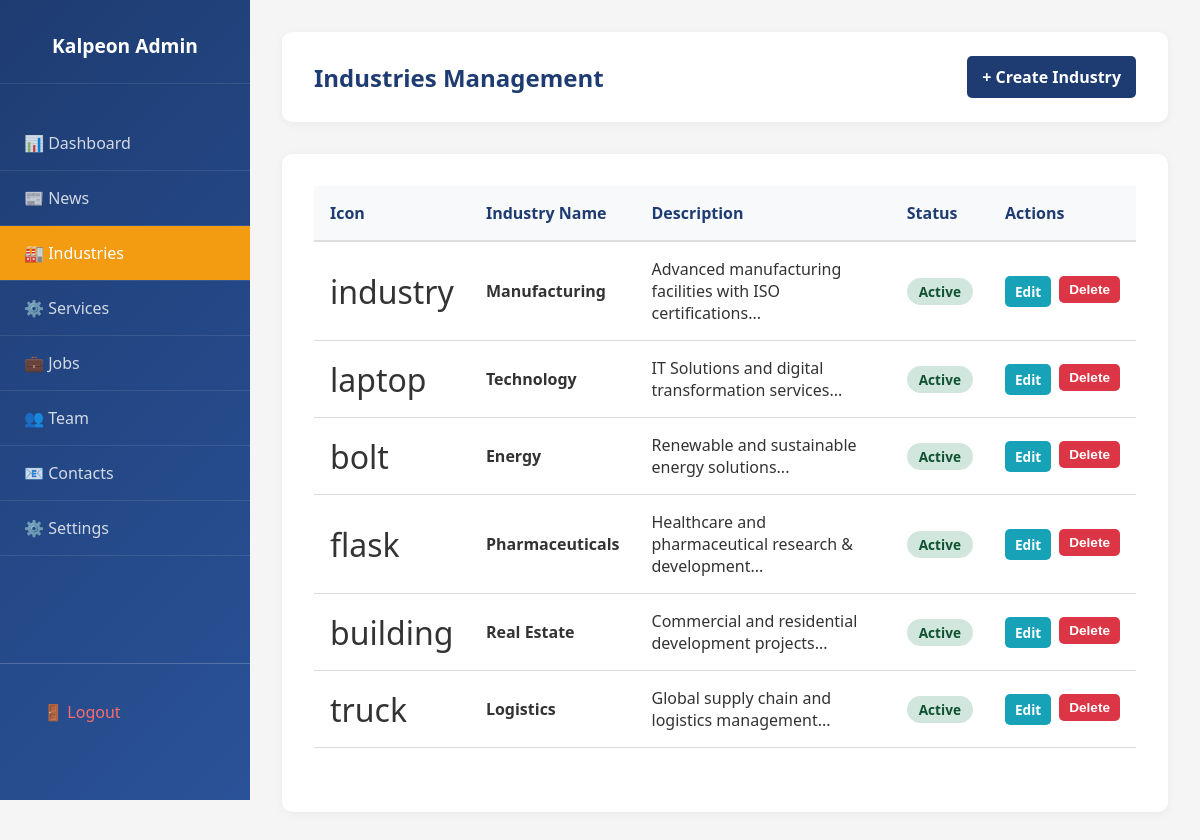
The app's page /admin/industries (signed in) with its own data.
### models.py (models this page shows, shortened)
class Industry(db.Model):
    __tablename__ = 'industry'
    id = db.Column(db.Integer, primary_key=True)
    name = db.Column(db.String(100), nullable=False)
    description = db.Column(db.Text, nullable=False)
    icon = db.Column(db.String(50), default='briefcase')
    image = db.Column(db.String(200), default='industry_default.jpg')
    is_active = db.Column(db.Boolean, default=True)
    created_at = db.Column(db.DateTime, default=datetime.utcnow)
    updated_at = db.Column(db.DateTime, default=datetime.utcnow, onupdate=datetime.utcnow)

### app.py (the view)
@app.route('/admin/industries')
@login_required
def admin_industries_list():
    industries_list = Industry.query.all()
    return render_template('admin/industries_list.html', industries=industries_list)

### app.py (called while the page is built)
@login_manager.user_loader
def load_user(user_id):
    return Admin.query.get(int(user_id))

### templates/admin/industries_list.html (shortened to what this page needs)
<!DOCTYPE html>
<html lang="en">
<head>
    <link rel="stylesheet" href="{{ url_for('static', filename='css/admin-style.css') }}">
</head>
<body>
    <div class="admin-layout">
        <aside class="sidebar">
            <div class="sidebar-header">
                <h2>Kalpeon Admin</h2>
            </div>
            <nav class="sidebar-nav">
                <li><a href="{{ url_for('admin_dashboard') }}">📊 Dashboard</a></li>
                <li><a href="{{ url_for('admin_news_list') }}">📰 News</a></li>
                <li><a href="{{ url_for('admin_industries_list') }}" class="active">🏭 Industries</a></li>
                <li><a href="{{ url_for('admin_services_list') }}">⚙️ Services</a></li>
                <li><a href="{{ url_for('admin_jobs_list') }}">💼 Jobs</a></li>
                <li><a href="{{ url_for('admin_team_list') }}">👥 Team</a></li>
                <li><a href="{{ url_for('admin_contacts_list') }}">📧 Contacts</a></li>
                <li><a href="{{ url_for('admin_settings') }}">⚙️ Settings</a></li>
            </nav>
            <div class="sidebar-footer">
                <a href="{{ url_for('admin_logout') }}" style="color: #ff6b6b;">🚪 Logout</a>
            </div>
        </aside>
        <main class="main-content">
            <div class="topbar">
                <h1>Industries Management</h1>
                <a href="{{ url_for('admin_industry_create') }}" class="btn btn-primary">+ Create Industry</a>
            </div>
            <div class="content-section">
                {% if industries %}
                <table class="data-table">
                    <thead>
                        <tr>
                            <th>Icon</th>
                            <th>Industry Name</th>
                            <th>Description</th>
                            <th>Status</th>
                            <th>Actions</th>
                        </tr>
                    </thead>
                    <tbody>
                        {% for industry in industries %}
                        <tr>
                            <td style="font-size: 2rem;">{{ industry.icon }}</td>
                            <td><strong>{{ industry.name }}</strong></td>
                            <td>{{ industry.description[:60] }}...</td>
                            <td>
                                {% if industry.is_active %}
                                <span class="badge badge-success">Active</span>
                                {% else %}
                                <span class="badge badge-danger">Inactive</span>
                                {% endif %}
                            </td>
                            <td>
                                <div class="action-buttons">
                                    <a href="{{ url_for('admin_industry_edit', industry_id=industry.id) }}" class="btn btn-info btn-sm">Edit</a>
                                    <form method="POST" action="{{ url_for('admin_industry_delete', industry_id=industry.id) }}" style="display: inline;" onsubmit="return confirm('Are you sure?');">
                                        <button type="submit" class="btn btn-danger btn-sm">Delete</button>
                                    </form>
                                </div>
                            </td>
                        </tr>
                        {% endfor %}
                    </tbody>
                </table>
                {% else %}
                <div class="no-data">
                    <p>No industries found. <a href="{{ url_for('admin_industry_create') }}">Create one now!</a></p>
                </div>
                {% endif %}
            </div>
        </main>
    </div>
</body>
</html>

### static/css/admin-style.css (style rules this page uses)
* { margin: 0; padding: 0; box-sizing: border-box; }
body { font-family: 'Segoe UI', Tahoma, Geneva, Verdana, sans-serif; background-color: #f5f5f5; color: #333; }
.admin-layout { display: flex; min-height: 100vh; }
.sidebar { width: 250px; background: linear-gradient(135deg, #1e3c72, #2a5298); color: white; padding: 2rem 0; position: fixed; height: 100vh; overflow: hidden; z-index: 900; display: flex; flex-direction: column; }
.sidebar-header { padding: 0 1.5rem 1.5rem; border-bottom: 1px solid rgba(255,255,255,0.1); margin-bottom: 2rem; text-align: center; }
.sidebar-header h2 { color: white; font-size: 1.2rem; }
.sidebar-nav { list-style: none; flex: 1; overflow-y: auto; padding-bottom: 120px; }
.sidebar-nav li { border-bottom: 1px solid rgba(255,255,255,0.1); }
.sidebar-nav a { display: block; color: rgba(255,255,255,0.8); text-decoration: none; padding: 1rem 1.5rem; transition: all 0.3s ease; }
.sidebar-nav a.active { background-color: #f39c12; color: white; }
.sidebar-footer { padding: 1.5rem; border-top: 1px solid rgba(255,255,255,0.2); margin-top: auto; min-height: 80px; }
.sidebar-footer a { display: block; color: rgba(255,255,255,0.8); padding: 0.8rem 1.2rem; border-radius: 5px; text-decoration: none; transition: all 0.3s ease; margin-bottom: 0.5rem; }
.main-content { flex: 1; margin-left: 250px; padding: 2rem; }
.topbar { background: white; padding: 1.5rem 2rem; border-radius: 10px; display: flex; justify-content: space-between; align-items: center; margin-bottom: 2rem; box-shadow: 0 2px 10px rgba(0,0,0,0.05); }
.topbar h1 { color: #1e3c72; font-size: 1.5rem; }
.btn { padding: 10px 15px; border: none; border-radius: 5px; cursor: pointer; text-decoration: none; display: inline-block; font-weight: 600; transition: all 0.3s ease; }
.btn-primary { background-color: #1e3c72; color: white; }
.btn-info { background-color: #17a2b8; color: white; }
.btn-danger { background-color: #dc3545; color: white; }
.btn-sm { padding: 6px 10px; font-size: 0.85rem; }
.content-section { background: white; padding: 2rem; border-radius: 10px; box-shadow: 0 2px 10px rgba(0,0,0,0.05); margin-bottom: 2rem; }
.data-table { width: 100%; border-collapse: collapse; margin-bottom: 2rem; }
.data-table thead { background-color: #f8f9fa; }
.data-table th { padding: 1rem; text-align: left; color: #1e3c72; font-weight: 600; border-bottom: 2px solid #ddd; }
.data-table td { padding: 1rem; border-bottom: 1px solid #ddd; }
.data-table .action-buttons { display: flex; gap: 0.5rem; }
.data-table .action-buttons form { display: inline; }
.badge { padding: 4px 12px; border-radius: 20px; font-size: 0.85rem; font-weight: 600; display: inline-block; }
.badge-success { background-color: #d1e7dd; color: #0f5132; }

### records on screen
Industry: icon "industry", name "Manufacturing", description "Advanced manufacturing facilities with ISO certifications", is_active "Active"
Industry: icon "laptop", name "Technology", description "IT Solutions and digital transformation services", is_active "Active"
Industry: icon "bolt", name "Energy", description "Renewable and sustainable energy solutions", is_active "Active"
Industry: icon "flask", name "Pharmaceuticals", description "Healthcare and pharmaceutical research & development", is_active "Active"
Industry: icon "building", name "Real Estate", description "Commercial and residential development projects", is_active "Active"
Industry: icon "truck", name "Logistics", description "Global supply chain and logistics management", is_active "Active"
